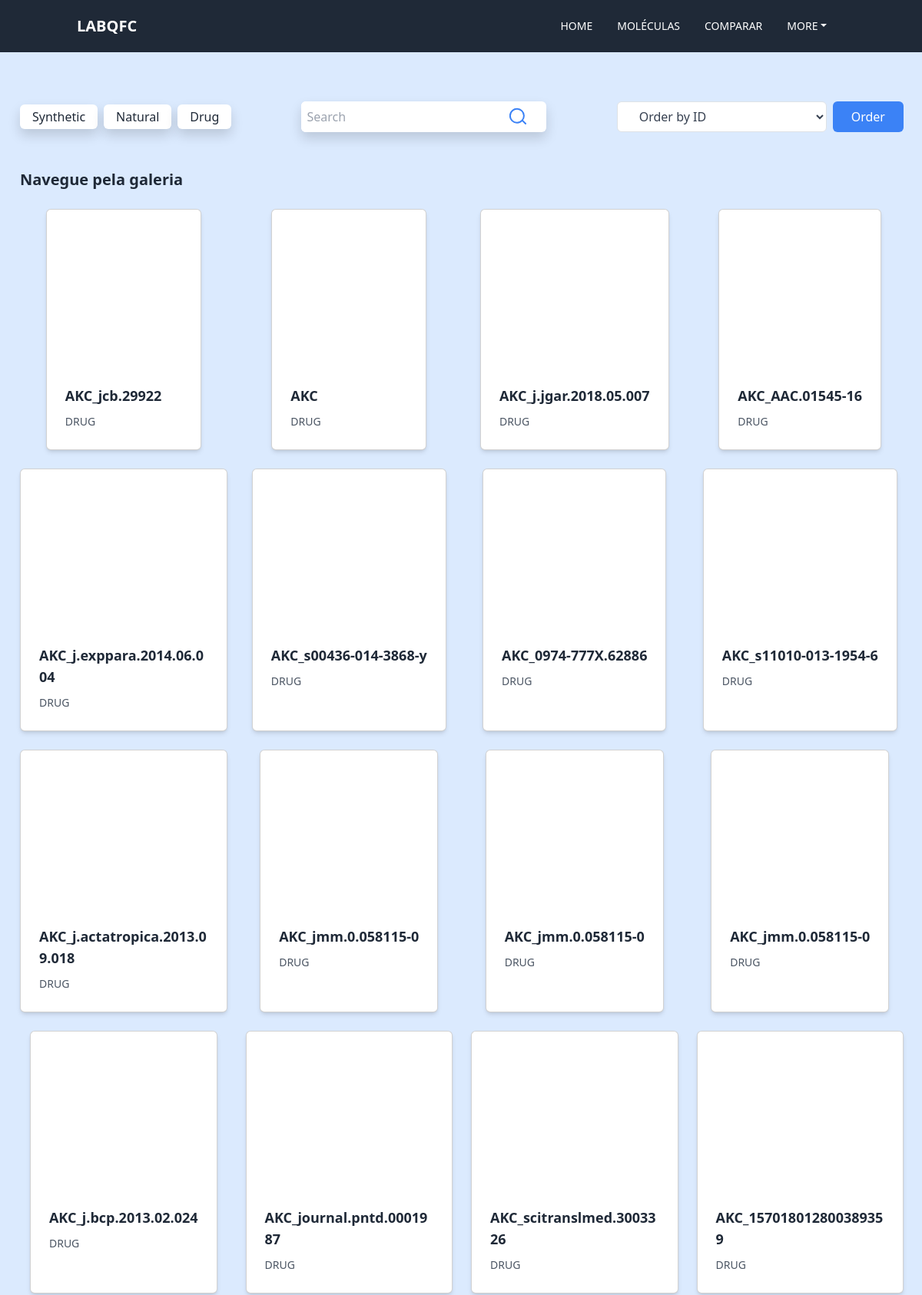
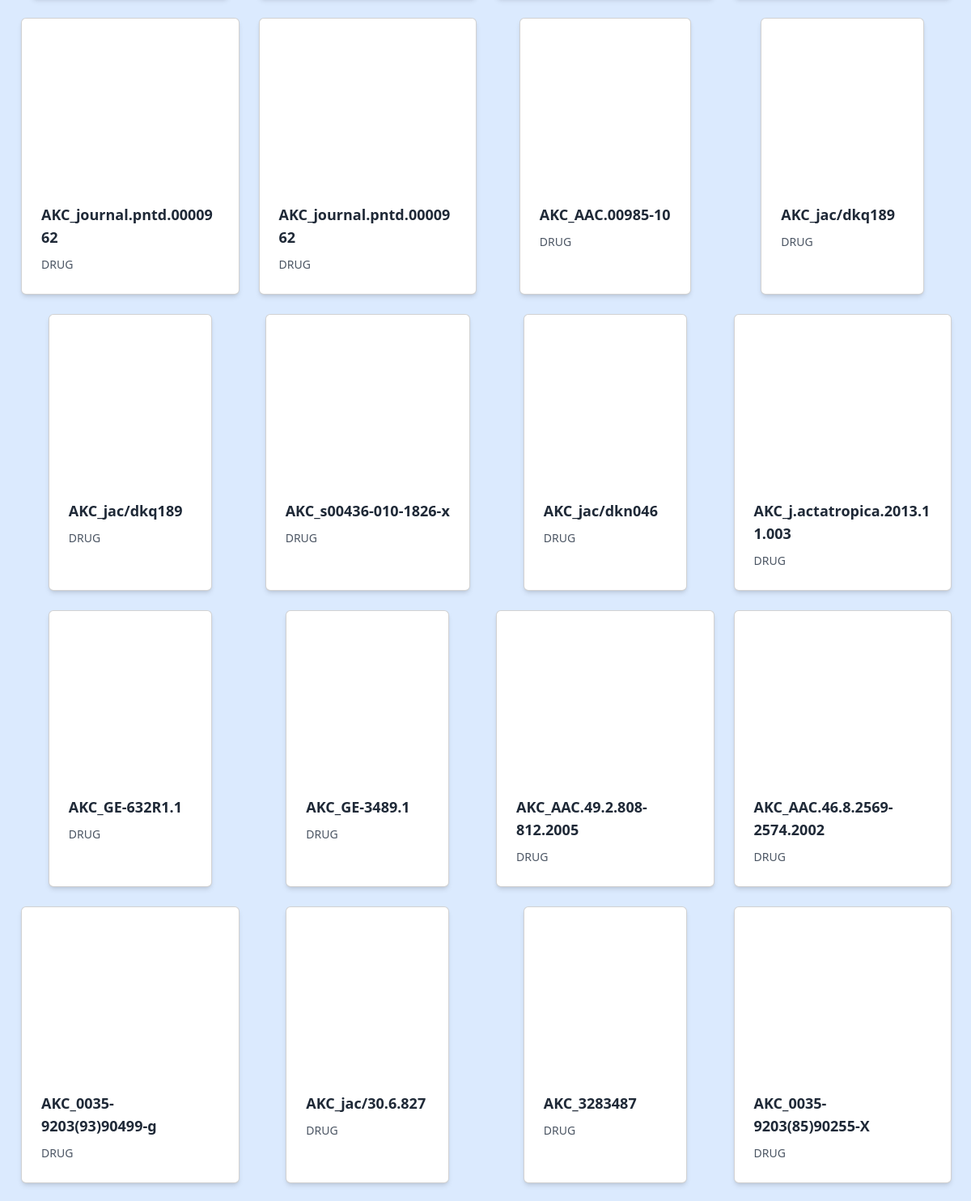
/buscar/?categoria=Drug (upper part), run on the app's committed database (2 pictures, top to bottom).
### galeria/models.py (models this page shows, shortened)
class similaridade(models.Model):
    OPCOES_CATEGORIA = [
        ("SYNTHETIC", "Synthetic"),
        ("NATURAL", "Natural"),
        ("DRUG", "Drug"),
    ]
    id = models.BigAutoField(auto_created=True, primary_key=True)
    nome = models.CharField(max_length=100, blank=False, default='')
    smile = models.CharField(max_length=300)
    categoria = models.CharField(max_length=100, choices=OPCOES_CATEGORIA, default='')
    sdf = models.FileField(upload_to='sdfs/')
    url = models.URLField(blank=True, null=True)
    observacoes_admin = models.TextField("Observações do Administrador", blank=True, null=True)
    publicada = models.BooleanField(default=False)
    data_mol = models.DateTimeField(default=datetime.now, blank=False)

### galeria/views.py (the view, shortened to what this page needs)
# urls.py: path('buscar/', views.buscar, name='buscar'),
def buscar(request):
    categoria = request.GET.get('categoria')
    nome_a_buscar = request.GET.get('buscar')
    mol = similaridade.objects.order_by("id").filter(publicada=True)
    if categoria:
        mol = mol.filter(categoria__icontains=categoria)
    return render(request, 'galeria/buscar.html', {"cards": mol})

### Templates/galeria/buscar.html (shortened to what this page needs)
{% load static %}
<!DOCTYPE html>
<html>
<head>
    <link href="https://cdn.jsdelivr.net/npm/bootstrap@5.3.0-alpha3/dist/css/bootstrap.min.css" rel="stylesheet"
>
    <script src="https://cdn.tailwindcss.com"></script>
</head>
<body class="bg-blue-100">
    <nav class="bg-gray-800 text-white relative flex items-center justify-between h-19 px-4 py-0">
        <div class="container flex flex-wrap justify-between items-center mx-auto">
            <a href="" class="flex items-center">
                <span class="self-center text-xl font-semibold whitespace-nowrap dark:text-white">LABQFC</span>
            </a>
            <div class="hidden w-full md:block md:w-auto" id="navbar-default">
                <ul
                    class="flex items-center flex-col p-4  bg-gray-800 md:flex-row md:space-x-8 md:mt-0 md:text-sm md:font-medium md:border-0 md:bg-none">
                    <li>
                        <a href="{% url 'index' %}" class="block pr-4 pl-3 text-white rounded md:bg-transparent md:p-0"
                            aria-current="page">HOME</a>
                    </li>
                    <li>
                        <a href="{% url 'moleculas' %}"
                            class="block pr-4 pl-3 text-white rounded md:bg-transparent md:p-0">MOLÉCULAS</a>
                    </li>
                    <li>
                        <a href="{% url 'comparar' %}"
                            class="block pr-4 pl-3 text-white rounded md:bg-transparent md:p-0">COMPARAR</a>
                    </li>
                    <li class="relative">
                        <a href="#" class="block pr-4 pl-3 text-white rounded md:bg-transparent md:p-0 dropdown-toggle" id="navbar-dropdown-toggle">MORE</a>
                    </li>
                </ul>
            </div>
        </div>
    </nav>
    <div class="bg-blue-100 py-4 ml-0.5 mt-10">
        <div class="max-w-7xl mx-auto px-6 flex flex-col lg:flex-row justify-between items-center gap-6">
            <div class="flex items-center space-x-4">
                <div class="flex space-x-2">
                    <a href="{% url 'buscar' %}?categoria=Synthetic"
                        class="px-3 py-1 bg-white text-gray-800 rounded-md shadow hover:bg-gray-100">Synthetic</a>
                    <a href="{% url 'buscar' %}?categoria=Natural"
                        class="px-3 py-1 bg-white text-gray-800 rounded-md shadow hover:bg-gray-100">Natural</a>
                    <a href="{% url 'buscar' %}?categoria=Drug"
                        class="px-3 py-1 bg-white text-gray-800 rounded-md shadow hover:bg-gray-100">Drug</a>
                </div>
            </div>
            <div class="flex items-center bg-white shadow rounded-md">
                <form action="{% url 'buscar' %}" class="flex">
                    <input class="p-2 text-gray-800 rounded-l-md focus:outline-none" type="text" name="buscar"
                        placeholder="Search" />
                    <button type="submit" class="px-4 rounded-r-md text-blue-500 hover:text-blue-600">
                        <svg xmlns="http://www.w3.org/2000/svg" class="h-6 w-6" fill="none" viewBox="0 0 24 24"
                            stroke="currentColor">
                            <path stroke-linecap="round" stroke-linejoin="round" stroke-width="2"
                                d="M21 21l-4.35-4.35m0 0a9 9 0 11-12.7-12.7 9 9 0 0112.7 12.7z" />
                        </svg>
                    </button>
                </form>
            </div>
            <form action="{% url 'ordenar_moleculas' %}" method="get" class="flex items-center space-x-2 ml-0.5">
                <select name="ordenacao"
                    class="bg-white border border-gray-300 text-gray-700 h-10 px-4 pr-8 rounded leading-tight focus:outline-none focus:bg-white focus:border-blue-500">
                    <option value="nome">Order by ID</option>
                </select>
                <button type="submit"
                    class="px-4 py-2 bg-blue-500 text-white rounded hover:bg-blue-600 focus:outline-none focus:bg-blue-700">
                    Order
                </button>
            </form>
        </div>
    </div>
    <section class="galeria bg-blue-100 py-4 ml-0.5">
        <div class="max-w-7xl mx-auto px-6">
            <h2 class="text-gray-800 text-xl font-semibold mb-4">Navegue pela galeria</h2>
            <div class="grid grid-cols-1 sm:grid-cols-2 md:grid-cols-3 lg:grid-cols-4 xl:grid-cols-6 gap-6">
                {% if cards %}
                {% for mol in cards %}
                <div class="card bg-white rounded-md shadow-md max-w-xs mx-auto">
                    <a href="{% url 'imagem' mol.id %}">
                        <div id="molViewer_{{ mol.id }}" style="width: 200px; height: 200px; padding-top: 20px;"
                            class="mt-1"></div>
                    </a>
                    <div class="p-4">
                        <p class="text-gray-800 font-semibold text-lg" style="word-break: break-word;">{{ mol.nome }}
                        </p>
                        <div class="flex justify-between items-center mt-2">
                            <p class="text-gray-600 text-sm">{{ mol.categoria }}</p>
                            <img src="{% static '/assets/ícones/1x/favorite_outline.png' %}" alt="ícone de coração"
                                class="w-6 h-6">
                        </div>
                    </div>
                </div>
                {% endfor %}
                {% else %}
                <div class="imagem_texto text-gray-800">
                    <p>Moléculas não encontradas</p>
                </div>
                {% endif %}
            </div>
        </div>
    </section>
</body>
</html>

### data on the page
similaridade: nome "AKC_jcb.29922", categoria "DRUG"
similaridade: nome "AKC", categoria "DRUG"
similaridade: nome "AKC_j.jgar.2018.05.007", categoria "DRUG"
similaridade: nome "AKC_AAC.01545-16", categoria "DRUG"
similaridade: nome "AKC_j.exppara.2014.06.004", categoria "DRUG"
similaridade: nome "AKC_s00436-014-3868-y", categoria "DRUG"
similaridade: nome "AKC_0974-777X.62886", categoria "DRUG"
similaridade: nome "AKC_s11010-013-1954-6", categoria "DRUG"
similaridade: nome "AKC_j.actatropica.2013.09.018", categoria "DRUG"
similaridade: nome "AKC_jmm.0.058115-0", categoria "DRUG"
similaridade: nome "AKC_jmm.0.058115-0", categoria "DRUG"
similaridade: nome "AKC_jmm.0.058115-0", categoria "DRUG"
similaridade: nome "AKC_j.bcp.2013.02.024", categoria "DRUG"
similaridade: nome "AKC_journal.pntd.0001987", categoria "DRUG"
similaridade: nome "AKC_scitranslmed.3003326", categoria "DRUG"
similaridade: nome "AKC_157018012800389359", categoria "DRUG"
similaridade: nome "AKC_journal.pntd.0000962", categoria "DRUG"
similaridade: nome "AKC_journal.pntd.0000962", categoria "DRUG"
similaridade: nome "AKC_AAC.00985-10", categoria "DRUG"
similaridade: nome "AKC_jac/dkq189", categoria "DRUG"
similaridade: nome "AKC_jac/dkq189", categoria "DRUG"
similaridade: nome "AKC_s00436-010-1826-x", categoria "DRUG"
similaridade: nome "AKC_jac/dkn046", categoria "DRUG"
similaridade: nome "AKC_j.actatropica.2013.11.003", categoria "DRUG"
similaridade: nome "AKC_GE-632R1.1", categoria "DRUG"
similaridade: nome "AKC_GE-3489.1", categoria "DRUG"
similaridade: nome "AKC_AAC.49.2.808-812.2005", categoria "DRUG"
similaridade: nome "AKC_AAC.46.8.2569-2574.2002", categoria "DRUG"
similaridade: nome "AKC_0035-9203(93)90499-g", categoria "DRUG"
similaridade: nome "AKC_jac/30.6.827", categoria "DRUG"
similaridade: nome "AKC_3283487", categoria "DRUG"
similaridade: nome "AKC_0035-9203(85)90255-X", categoria "DRUG"
